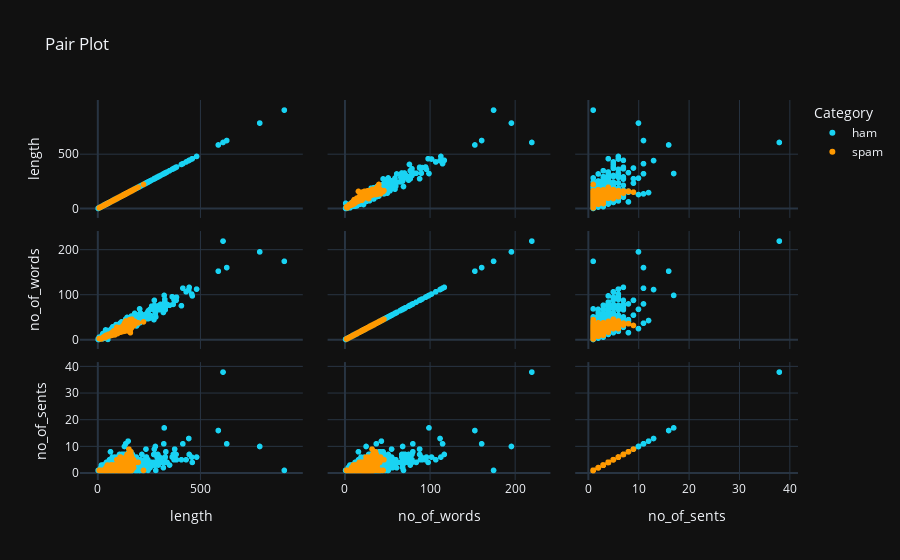

This figure's notebook cell:
### Code cell
fig = px.scatter_matrix(data, dimensions=["length", "no_of_words", "no_of_sents"], 
                        color = "Category", template = 'plotly_dark', 
                        color_discrete_map = {'ham': '#19D3F3', 'spam': '#FF9900'},
                        title = "Pair Plot")
fig.show()

### Figure 1 — Plotly figure (JSON) as saved in the notebook; plotly's stock layout.template omitted (floating-point values rounded to 4 significant figures; data arrays with more than 128 entries replaced by an {"elided": "..."} marker saying what was removed)
{"data": [{"dimensions": [{"axis": {"matches": true}, "label": "length", "values": {"elided": "4516 int values"}}, {"axis": {"matches": true}, "label": "no_of_words", "values": {"elided": "4516 int values"}}, {"axis": {"matches": true}, "label": "no_of_sents", "values": {"elided": "4516 int values"}}], "hovertemplate": "Category=ham<br>%{xaxis.title.text}=%{x}<br>%{yaxis.title.text}=%{y}<extra></extra>", "legendgroup": "ham", "marker": {"color": "#19D3F3", "symbol": "circle"}, "name": "ham", "showlegend": true, "type": "splom"}, {"dimensions": [{"axis": {"matches": true}, "label": "length", "values": {"elided": "641 int values"}}, {"axis": {"matches": true}, "label": "no_of_words", "values": {"elided": "641 int values"}}, {"axis": {"matches": true}, "label": "no_of_sents", "values": {"elided": "641 int values"}}], "hovertemplate": "Category=spam<br>%{xaxis.title.text}=%{x}<br>%{yaxis.title.text}=%{y}<extra></extra>", "legendgroup": "spam", "marker": {"color": "#FF9900", "symbol": "circle"}, "name": "spam", "showlegend": true, "type": "splom"}], "layout": {"dragmode": "select", "legend": {"title": {"text": "Category"}, "tracegroupgap": 0}, "title": {"text": "Pair Plot"}}}
